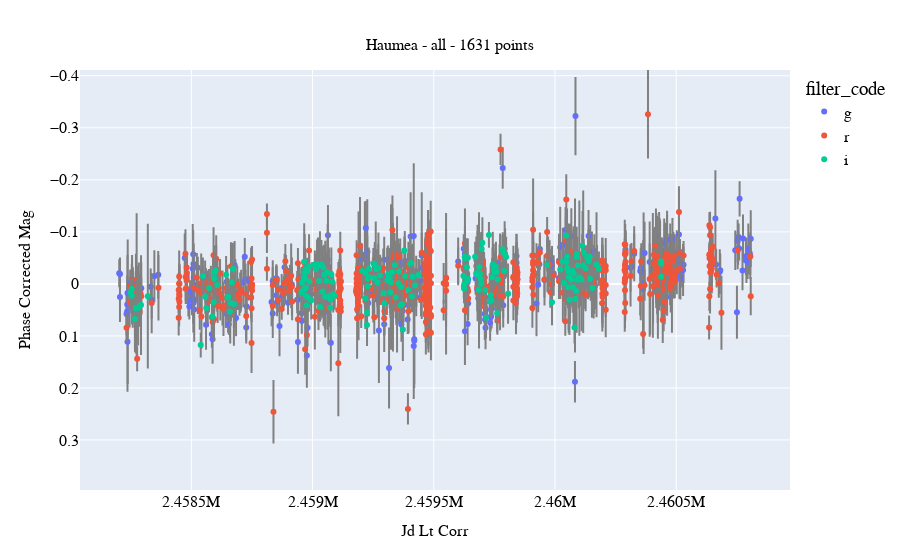

The notebook cell saved with this chart:
### Code cell
plots.general(x_column='jd_lt_corr',
              y_column='phase_corrected_mag',
              show_yerr=True,
              show_color=True,
              color_column='filter_code',
              table=merged_table_corr)

### Figure 1 — Plotly figure (JSON) as saved in the notebook; plotly's stock layout.template omitted (floating-point values rounded to 4 significant figures; data arrays with more than 128 entries replaced by an {"elided": "..."} marker saying what was removed)
{"data": [{"cliponaxis": true, "error_y": {"array": {"elided": "1631 float values"}, "color": "gray", "type": "data", "width": 1}, "hovertemplate": "filter_code=g<br>jd_lt_corr=%{x}<br>phase_corrected_mag=%{y}<extra></extra>", "legendgroup": "g", "marker": {"color": "#636efa", "symbol": "circle"}, "mode": "markers", "name": "g", "orientation": "v", "showlegend": true, "type": "scatter", "x": {"elided": "588 float values"}, "xaxis": "x", "y": {"elided": "588 float values"}, "yaxis": "y"}, {"cliponaxis": true, "error_y": {"array": {"elided": "1631 float values"}, "color": "gray", "type": "data", "width": 1}, "hovertemplate": "filter_code=r<br>jd_lt_corr=%{x}<br>phase_corrected_mag=%{y}<extra></extra>", "legendgroup": "r", "marker": {"color": "#EF553B", "symbol": "circle"}, "mode": "markers", "name": "r", "orientation": "v", "showlegend": true, "type": "scatter", "x": {"elided": "851 float values"}, "xaxis": "x", "y": {"elided": "851 float values"}, "yaxis": "y"}, {"cliponaxis": true, "error_y": {"array": {"elided": "1631 float values"}, "color": "gray", "type": "data", "width": 1}, "hovertemplate": "filter_code=i<br>jd_lt_corr=%{x}<br>phase_corrected_mag=%{y}<extra></extra>", "legendgroup": "i", "marker": {"color": "#00cc96", "symbol": "circle"}, "mode": "markers", "name": "i", "orientation": "v", "showlegend": true, "type": "scatter", "x": {"elided": "192 float values"}, "xaxis": "x", "y": {"elided": "192 float values"}, "yaxis": "y"}], "layout": {"font": {"color": "black", "family": "serif", "size": 16}, "legend": {"title": {"text": "filter_code"}, "tracegroupgap": 0}, "margin": {"b": 70, "l": 80, "r": 30, "t": 70}, "title": {"font": {"color": "black", "family": "serif", "size": 16}, "text": "Haumea - all - 1631 points", "x": 0.5, "y": 0.93}, "xaxis": {"anchor": "y", "domain": [0, 1], "tickfont": {"color": "black", "family": "serif", "size": 16}, "title": {"font": {"color": "black", "family": "serif", "size": 16}, "text": "Jd Lt Corr"}}, "yaxis": {"anchor": "x", "autorange": false, "domain": [0, 1], "range": [0.3962, -0.4111], "tickfont": {"color": "black", "family": "serif", "size": 16}, "title": {"font": {"color": "black", "family": "serif", "size": 16}, "text": "Phase Corrected Mag"}}}}
